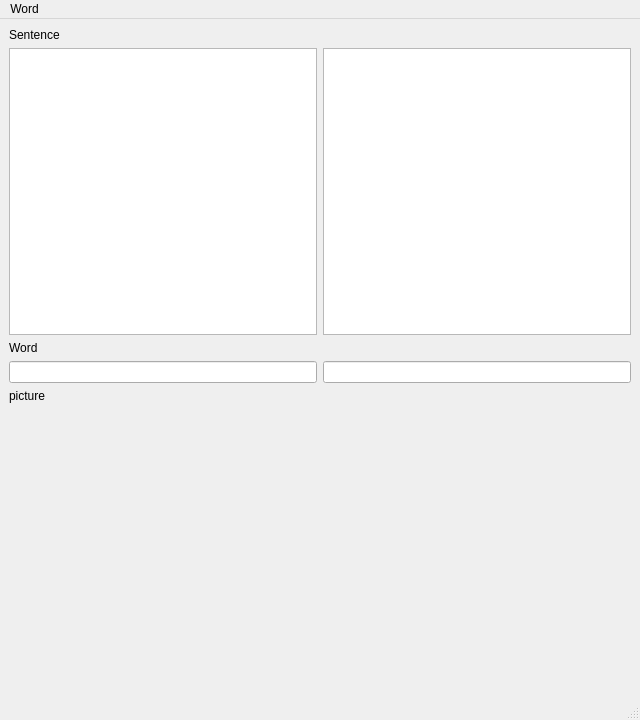
<?xml version="1.0" encoding="UTF-8"?>
<ui version="4.0">
 <class>MainWindow</class>
 <widget class="QMainWindow" name="MainWindow">
  <property name="geometry">
   <rect>
    <x>0</x>
    <y>0</y>
    <width>640</width>
    <height>720</height>
   </rect>
  </property>
  <property name="windowTitle">
   <string>hitori_srs</string>
  </property>
  <widget class="QWidget" name="centralwidget">
   <layout class="QGridLayout" name="gridLayout">
    <item row="5" column="0" colspan="2">
     <spacer name="verticalSpacer">
      <property name="orientation">
       <enum>Qt::Vertical</enum>
      </property>
      <property name="sizeHint" stdset="0">
       <size>
        <width>20</width>
        <height>40</height>
       </size>
      </property>
     </spacer>
    </item>
    <item row="3" column="1">
     <widget class="QLineEdit" name="edit_translated_word"/>
    </item>
    <item row="3" column="0">
     <widget class="QLineEdit" name="edit_word"/>
    </item>
    <item row="2" column="0">
     <widget class="QLabel" name="label">
      <property name="text">
       <string>Word</string>
      </property>
     </widget>
    </item>
    <item row="0" column="0" colspan="2">
     <widget class="QLabel" name="label_2">
      <property name="text">
       <string>Sentence</string>
      </property>
     </widget>
    </item>
    <item row="4" column="0" colspan="2">
     <widget class="QLabel" name="label_3">
      <property name="text">
       <string>picture</string>
      </property>
     </widget>
    </item>
    <item row="1" column="0">
     <widget class="QTextEdit" name="text_sentence"/>
    </item>
    <item row="1" column="1">
     <widget class="QTextEdit" name="text_translated_sentence"/>
    </item>
   </layout>
  </widget>
  <widget class="QMenuBar" name="menubar">
   <property name="geometry">
    <rect>
     <x>0</x>
     <y>0</y>
     <width>640</width>
     <height>28</height>
    </rect>
   </property>
   <widget class="QMenu" name="menuEdit">
    <property name="title">
     <string>Word</string>
    </property>
    <addaction name="action_add_word"/>
   </widget>
   <addaction name="menuEdit"/>
  </widget>
  <widget class="QStatusBar" name="statusbar"/>
  <action name="action_add_word">
   <property name="text">
    <string>Add</string>
   </property>
   <property name="shortcut">
    <string>Ctrl+W</string>
   </property>
  </action>
 </widget>
 <resources/>
 <connections/>
</ui>
